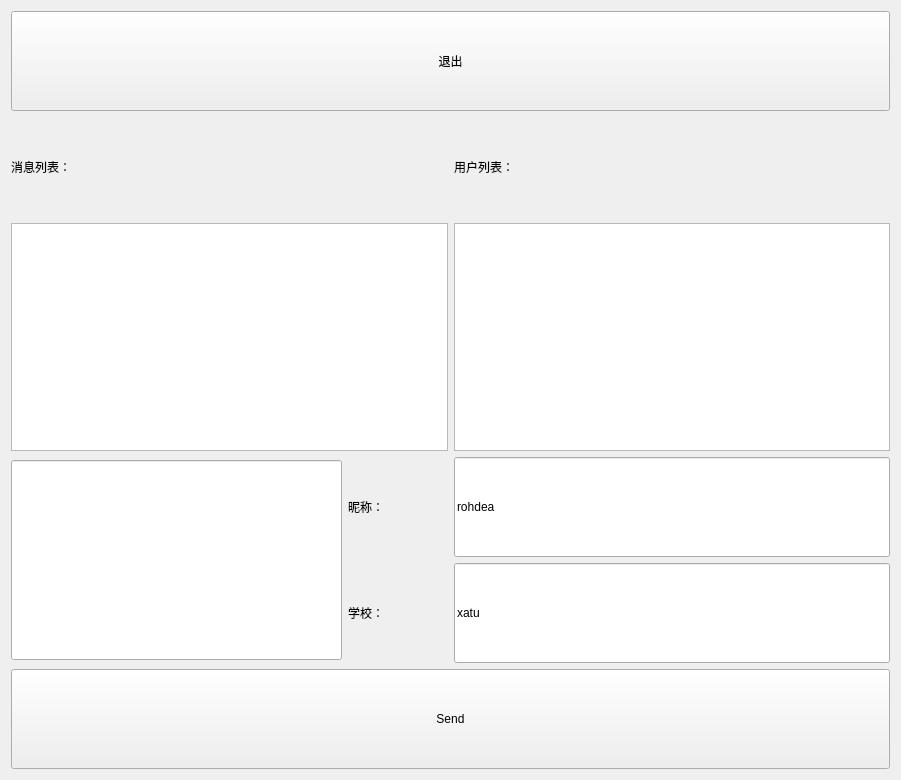
<?xml version="1.0" encoding="UTF-8"?>
<ui version="4.0">
 <class>Widget</class>
 <widget class="QWidget" name="Widget">
  <property name="geometry">
   <rect>
    <x>0</x>
    <y>0</y>
    <width>901</width>
    <height>780</height>
   </rect>
  </property>
  <property name="windowTitle">
   <string>Widget</string>
  </property>
  <layout class="QVBoxLayout" name="verticalLayout_2">
   <item>
    <layout class="QVBoxLayout" name="verticalLayout">
     <property name="sizeConstraint">
      <enum>QLayout::SetMinimumSize</enum>
     </property>
     <item>
      <widget class="QPushButton" name="ExitBtn">
       <property name="sizePolicy">
        <sizepolicy hsizetype="Expanding" vsizetype="Fixed">
         <horstretch>0</horstretch>
         <verstretch>0</verstretch>
        </sizepolicy>
       </property>
       <property name="minimumSize">
        <size>
         <width>0</width>
         <height>100</height>
        </size>
       </property>
       <property name="text">
        <string>退出</string>
       </property>
      </widget>
     </item>
     <item>
      <layout class="QGridLayout" name="gridLayout">
       <property name="sizeConstraint">
        <enum>QLayout::SetMinimumSize</enum>
       </property>
       <item row="2" column="0">
        <widget class="QTextBrowser" name="textBrowser">
         <property name="enabled">
          <bool>true</bool>
         </property>
         <property name="minimumSize">
          <size>
           <width>350</width>
           <height>0</height>
          </size>
         </property>
        </widget>
       </item>
       <item row="1" column="0">
        <widget class="QLabel" name="label_3">
         <property name="sizePolicy">
          <sizepolicy hsizetype="Expanding" vsizetype="Fixed">
           <horstretch>0</horstretch>
           <verstretch>0</verstretch>
          </sizepolicy>
         </property>
         <property name="minimumSize">
          <size>
           <width>0</width>
           <height>100</height>
          </size>
         </property>
         <property name="text">
          <string>消息列表：</string>
         </property>
        </widget>
       </item>
       <item row="2" column="2">
        <widget class="QListView" name="listView">
         <property name="sizePolicy">
          <sizepolicy hsizetype="MinimumExpanding" vsizetype="Expanding">
           <horstretch>0</horstretch>
           <verstretch>0</verstretch>
          </sizepolicy>
         </property>
         <property name="minimumSize">
          <size>
           <width>0</width>
           <height>0</height>
          </size>
         </property>
        </widget>
       </item>
       <item row="1" column="2">
        <widget class="QLabel" name="label_4">
         <property name="sizePolicy">
          <sizepolicy hsizetype="MinimumExpanding" vsizetype="Fixed">
           <horstretch>0</horstretch>
           <verstretch>0</verstretch>
          </sizepolicy>
         </property>
         <property name="minimumSize">
          <size>
           <width>0</width>
           <height>100</height>
          </size>
         </property>
         <property name="text">
          <string>用户列表：</string>
         </property>
        </widget>
       </item>
       <item row="3" column="0">
        <layout class="QGridLayout" name="gridLayout_4">
         <item row="0" column="0">
          <widget class="QLineEdit" name="lineEdit">
           <property name="minimumSize">
            <size>
             <width>0</width>
             <height>200</height>
            </size>
           </property>
           <property name="statusTip">
            <string/>
           </property>
           <property name="inputMask">
            <string/>
           </property>
          </widget>
         </item>
         <item row="0" column="1">
          <layout class="QVBoxLayout" name="verticalLayout_3">
           <item>
            <widget class="QLabel" name="label">
             <property name="minimumSize">
              <size>
               <width>100</width>
               <height>100</height>
              </size>
             </property>
             <property name="text">
              <string>昵称：</string>
             </property>
            </widget>
           </item>
           <item>
            <widget class="QLabel" name="label_2">
             <property name="minimumSize">
              <size>
               <width>100</width>
               <height>100</height>
              </size>
             </property>
             <property name="text">
              <string>学校：</string>
             </property>
            </widget>
           </item>
          </layout>
         </item>
        </layout>
       </item>
       <item row="3" column="2">
        <layout class="QGridLayout" name="gridLayout_2">
         <item row="2" column="1">
          <widget class="QLineEdit" name="school">
           <property name="sizePolicy">
            <sizepolicy hsizetype="MinimumExpanding" vsizetype="Fixed">
             <horstretch>0</horstretch>
             <verstretch>0</verstretch>
            </sizepolicy>
           </property>
           <property name="minimumSize">
            <size>
             <width>200</width>
             <height>100</height>
            </size>
           </property>
           <property name="text">
            <string>xatu</string>
           </property>
          </widget>
         </item>
         <item row="0" column="1">
          <widget class="QLineEdit" name="name">
           <property name="sizePolicy">
            <sizepolicy hsizetype="MinimumExpanding" vsizetype="Fixed">
             <horstretch>0</horstretch>
             <verstretch>0</verstretch>
            </sizepolicy>
           </property>
           <property name="minimumSize">
            <size>
             <width>200</width>
             <height>100</height>
            </size>
           </property>
           <property name="text">
            <string>rohdea</string>
           </property>
          </widget>
         </item>
        </layout>
       </item>
      </layout>
     </item>
     <item>
      <widget class="QPushButton" name="sendButton">
       <property name="sizePolicy">
        <sizepolicy hsizetype="Expanding" vsizetype="Fixed">
         <horstretch>0</horstretch>
         <verstretch>0</verstretch>
        </sizepolicy>
       </property>
       <property name="minimumSize">
        <size>
         <width>0</width>
         <height>100</height>
        </size>
       </property>
       <property name="text">
        <string>Send</string>
       </property>
      </widget>
     </item>
    </layout>
   </item>
  </layout>
 </widget>
 <layoutdefault spacing="6" margin="11"/>
 <tabstops>
  <tabstop>textBrowser</tabstop>
  <tabstop>listView</tabstop>
  <tabstop>sendButton</tabstop>
 </tabstops>
 <resources/>
 <connections/>
</ui>
